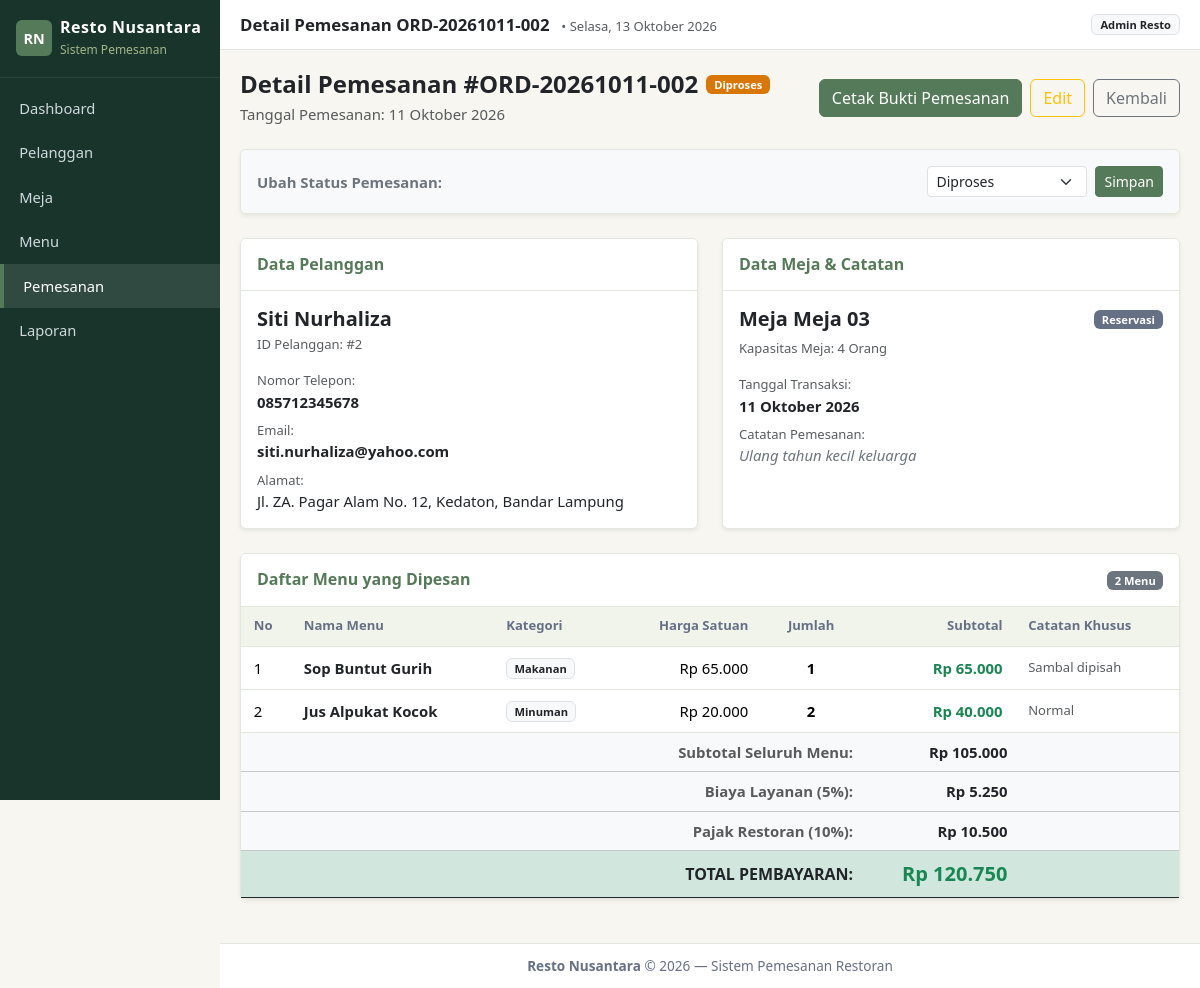
Screenshot of /index.php?page=pemesanan&action=detail&id=2 with the database file from the repository.
### tables this page shows
CREATE TABLE `pemesanan` (
  `id_pemesanan` INT AUTO_INCREMENT PRIMARY KEY,
  `kode_pemesanan` VARCHAR(25) NOT NULL UNIQUE,
  `id_pelanggan` INT NOT NULL,
  `id_meja` INT NOT NULL,
  `tanggal_pemesanan` DATE NOT NULL,
  `waktu_mulai` TIME NOT NULL,
  `waktu_selesai` TIME NOT NULL,
  `jumlah_orang` INT NOT NULL,
  `status_pemesanan` ENUM('Diproses', 'Selesai', 'Dibatalkan') NOT NULL DEFAULT 'Diproses',
  `total_harga` DECIMAL(14,2) NOT NULL DEFAULT 0.00,
  `catatan` TEXT DEFAULT NULL,
  `created_at` TIMESTAMP DEFAULT CURRENT_TIMESTAMP,
  `updated_at` TIMESTAMP DEFAULT CURRENT_TIMESTAMP ON UPDATE CURRENT_TIMESTAMP,
  CONSTRAINT `fk_pemesanan_pelanggan` 
    FOREIGN KEY (`id_pelanggan`) REFERENCES `pelanggan` (`id_pelanggan`) 
    ON DELETE RESTRICT ON UPDATE CASCADE,
  CONSTRAINT `fk_pemesanan_meja` 
    FOREIGN KEY (`id_meja`) REFERENCES `meja` (`id_meja`) 
    ON DELETE RESTRICT ON UPDATE CASCADE
);

CREATE TABLE `pelanggan` (
  `id_pelanggan` INT AUTO_INCREMENT PRIMARY KEY,
  `nama_pelanggan` VARCHAR(100) NOT NULL,
  `no_telepon` VARCHAR(20) NOT NULL,
  `email` VARCHAR(100) DEFAULT NULL,
  `alamat` VARCHAR(255) DEFAULT NULL,
  `created_at` TIMESTAMP DEFAULT CURRENT_TIMESTAMP
);

CREATE TABLE `meja` (
  `id_meja` INT AUTO_INCREMENT PRIMARY KEY,
  `nomor_meja` VARCHAR(20) NOT NULL UNIQUE,
  `kapasitas` INT NOT NULL,
  `status_meja` ENUM('Tersedia', 'Terisi', 'Reservasi', 'Perbaikan') NOT NULL DEFAULT 'Tersedia',
  `lokasi` VARCHAR(50) DEFAULT 'Indoor',
  `created_at` TIMESTAMP DEFAULT CURRENT_TIMESTAMP
);

CREATE TABLE `detail_pemesanan` (
  `id_detail` INT AUTO_INCREMENT PRIMARY KEY,
  `id_pemesanan` INT NOT NULL,
  `id_menu` INT NOT NULL,
  `jumlah` INT NOT NULL DEFAULT 1,
  `harga_satuan` DECIMAL(12,2) NOT NULL DEFAULT 0.00,
  `subtotal` DECIMAL(14,2) NOT NULL DEFAULT 0.00,
  `catatan_khusus` VARCHAR(255) DEFAULT NULL,
  CONSTRAINT `fk_detail_pemesanan` 
    FOREIGN KEY (`id_pemesanan`) REFERENCES `pemesanan` (`id_pemesanan`) 
    ON DELETE CASCADE ON UPDATE CASCADE,
  CONSTRAINT `fk_detail_menu` 
    FOREIGN KEY (`id_menu`) REFERENCES `menu` (`id_menu`) 
    ON DELETE RESTRICT ON UPDATE CASCADE
);

CREATE TABLE `menu` (
  `id_menu` INT AUTO_INCREMENT PRIMARY KEY,
  `nama_menu` VARCHAR(100) NOT NULL,
  `kategori` ENUM('Makanan', 'Minuman', 'Dessert', 'Paket') NOT NULL,
  `harga` DECIMAL(12,2) NOT NULL DEFAULT 0.00,
  `status_menu` ENUM('Tersedia', 'Habis') NOT NULL DEFAULT 'Tersedia',
  `deskripsi` TEXT DEFAULT NULL,
  `created_at` TIMESTAMP DEFAULT CURRENT_TIMESTAMP
);

### views/pemesanan/detail.php (the view, shortened to what the rows shown need)
<?php
require_once __DIR__ . '/../layout/header.php';
?>
<div class="d-flex flex-wrap justify-content-between align-items-center mb-4 gap-2">
    <div>
        <div class="d-flex align-items-center gap-2 mb-1">
            <h4 class="fw-bold mb-0">Detail Pemesanan #<?= e($pemesanan['kode_pemesanan']) ?></h4>
            <?= getStatusBadge($pemesanan['status_pemesanan']) ?>
        </div>
        <p class="text-muted mb-0">Tanggal Pemesanan: <?= formatTanggalIndonesia($pemesanan['tanggal_pemesanan']) ?></p>
    </div>
    <div class="d-flex gap-2">
        <a href="<?= baseUrl('index.php?page=pemesanan&action=cetakBukti&id=' . $pemesanan['id_pemesanan']) ?>" target="_blank" class="btn btn-primary">
            Cetak Bukti Pemesanan
        </a>
        <a href="<?= baseUrl('index.php?page=pemesanan&action=edit&id=' . $pemesanan['id_pemesanan']) ?>" class="btn btn-outline-warning">
            Edit
        </a>
        <a href="<?= baseUrl('index.php?page=pemesanan') ?>" class="btn btn-outline-secondary">
            Kembali
        </a>
    </div>
</div>
<div class="card shadow-sm mb-4">
    <div class="card-body p-3 bg-light rounded d-flex flex-wrap justify-content-between align-items-center gap-3">
        <div class="d-flex align-items-center gap-2">
            <span class="fw-semibold text-secondary">Ubah Status Pemesanan:</span>
        </div>
        <form method="POST" action="<?= baseUrl('index.php?page=pemesanan&action=updateStatus') ?>" class="d-flex align-items-center gap-2">
            <select name="status" class="form-select form-select-sm" style="min-width: 160px;">
                <option value="Diproses" <?= $pemesanan['status_pemesanan'] === 'Diproses' ? 'selected' : '' ?>>Diproses</option>
            </select>
            <button type="submit" class="btn btn-sm btn-primary">
                Simpan
            </button>
        </form>
    </div>
</div>
<div class="row g-4 mb-4">
    <div class="col-12 col-md-6">
        <div class="card h-100 shadow-sm">
            <div class="card-header bg-white py-3">
                <h6 class="fw-bold mb-0 text-primary">Data Pelanggan</h6>
            </div>
            <div class="card-body">
                <h5 class="fw-bold text-dark mb-1"><?= e($pemesanan['nama_pelanggan']) ?></h5>
                <p class="text-muted small mb-3">ID Pelanggan: #<?= $pemesanan['id_pelanggan'] ?></p>
                <div class="mb-2">
                    <span class="text-muted small d-block">Nomor Telepon:</span>
                    <span class="fw-semibold"><?= e($pemesanan['no_telepon']) ?></span>
                </div>
                <div class="mb-2">
                    <span class="text-muted small d-block">Email:</span>
                    <span class="fw-semibold"><?= !empty($pemesanan['email']) ? e($pemesanan['email']) : '-' ?></span>
                </div>
                <div>
                    <span class="text-muted small d-block">Alamat:</span>
                    <span><?= !empty($pemesanan['alamat']) ? e($pemesanan['alamat']) : '-' ?></span>
                </div>
            </div>
        </div>
    </div>
    <div class="col-12 col-md-6">
        <div class="card h-100 shadow-sm">
            <div class="card-header bg-white py-3">
                <h6 class="fw-bold mb-0 text-primary">Data Meja & Catatan</h6>
            </div>
            <div class="card-body">
                <div class="d-flex align-items-center justify-content-between mb-2">
                    <h5 class="fw-bold text-dark mb-0">Meja <?= e($pemesanan['nomor_meja']) ?></h5>
                    <?= getStatusBadge($pemesanan['status_meja']) ?>
                </div>
                <p class="text-muted small mb-3">Kapasitas Meja: <?= e($pemesanan['kapasitas']) ?> Orang</p>
                <div class="mb-2">
                    <span class="text-muted small d-block">Tanggal Transaksi:</span>
                    <span class="fw-bold text-dark"><?= formatTanggalIndonesia($pemesanan['tanggal_pemesanan']) ?></span>
                </div>
                <div class="mb-2">
                    <span class="text-muted small d-block">Catatan Pemesanan:</span>
                    <span class="fst-italic text-secondary"><?= !empty($pemesanan['catatan']) ? e($pemesanan['catatan']) : 'Tidak ada catatan.' ?></span>
                </div>
            </div>
        </div>
    </div>
</div>
<div class="card shadow-sm mb-4">
    <div class="card-header bg-white py-3 d-flex justify-content-between align-items-center">
        <h6 class="fw-bold mb-0 text-primary">Daftar Menu yang Dipesan</h6>
        <span class="badge bg-secondary"><?= count($pemesanan['items']) ?> Menu</span>
    </div>
    <div class="table-responsive">
        <table class="table table-hover align-middle mb-0">
            <thead class="table-light">
                <tr>
                    <th style="width: 50px;">No</th>
                    <th>Nama Menu</th>
                    <th>Kategori</th>
                    <th class="text-end">Harga Satuan</th>
                    <th class="text-center" style="width: 100px;">Jumlah</th>
                    <th class="text-end">Subtotal</th>
                    <th>Catatan Khusus</th>
                </tr>
            </thead>
            <tbody>
                <?php if (empty($pemesanan['items'])): ?>
                    <tr>
                        <td colspan="7" class="text-center py-4 text-muted">
                            Belum ada rincian menu untuk pemesanan ini. Menu dapat ditambahkan melalui tombol <strong>Edit</strong>.
                        </td>
                    </tr>
                <?php else: ?>
                    <?php $no = 1; foreach ($pemesanan['items'] as $item): ?>
                        <tr>
                            <td><?= $no++ ?></td>
                            <td class="fw-bold text-dark"><?= e($item['nama_menu']) ?></td>
                            <td><span class="badge bg-light text-dark border"><?= e($item['kategori']) ?></span></td>
                            <td class="text-end"><?= formatRupiah($item['harga_satuan']) ?></td>
                            <td class="text-center fw-bold"><?= e($item['jumlah']) ?></td>
                            <td class="text-end fw-bold text-success"><?= formatRupiah($item['subtotal']) ?></td>
                            <td class="small text-muted"><?= !empty($item['catatan_khusus']) ? e($item['catatan_khusus']) : '-' ?></td>
                        </tr>
                    <?php endforeach; ?>
                <?php endif; ?>
            </tbody>
            <tfoot class="table-light">
                <?php
                    $subtotalSemua = 0.00;
                    if (!empty($pemesanan['items'])) {
                        foreach ($pemesanan['items'] as $it) {
                            $subtotalSemua += (float)$it['subtotal'];
                        }
                    }
                    $financials = calculateOrderFinancials($subtotalSemua);
                ?>
                <tr>
                    <th colspan="5" class="text-end text-muted">Subtotal Seluruh Menu:</th>
                    <th class="text-end fw-bold text-dark"><?= formatRupiah($financials['subtotal']) ?></th>
                    <th></th>
                </tr>
                <tr>
                    <th colspan="5" class="text-end text-muted">Biaya Layanan (5%):</th>
                    <th class="text-end fw-semibold text-dark"><?= formatRupiah($financials['biaya_layanan']) ?></th>
                    <th></th>
                </tr>
                <tr>
                    <th colspan="5" class="text-end text-muted">Pajak Restoran (10%):</th>
                    <th class="text-end fw-semibold text-dark"><?= formatRupiah($financials['pajak']) ?></th>
                    <th></th>
                </tr>
                <tr class="table-success border-top border-dark">
                    <th colspan="5" class="text-end fs-6 text-dark">TOTAL PEMBAYARAN:</th>
                    <th class="text-end fs-5 text-success fw-bold"><?= formatRupiah($financials['total_pembayaran']) ?></th>
                    <th></th>
                </tr>
            </tfoot>
        </table>
    </div>
</div>
<?php require_once __DIR__ . '/../layout/footer.php'; ?>

### views/layout/navbar.php (shortened to what the rows shown need)
<div class="top-navbar">
    <div class="d-flex align-items-center gap-3">
        <div class="d-none d-sm-block">
            <span class="fw-bold" style="color:var(--color-text); font-size:1.05rem;"><?= e($pageTitle ?? 'Sistem Pemesanan Restoran') ?></span>
            <small class="text-muted ms-2">&bull; <?= formatTanggalIndonesia(date('Y-m-d'), true) ?></small>
        </div>
    </div>
    <div class="d-flex align-items-center gap-2">
        <span class="badge bg-light text-dark border px-2 py-1" style="font-weight:600;">
            Admin Resto
        </span>
    </div>
</div>

### config/helpers.php (shortened to what the rows shown need)
<?php
function baseUrl(string $path = ''): string {
    $scriptDir = str_replace('\\', '/', dirname($_SERVER['SCRIPT_NAME'] ?? ''));
    $base = rtrim($scriptDir, '/');
    if ($base === '' || $base === '.') {
        $base = '';
    }
    return $base . '/' . ltrim($path, '/');
}
function e($value): string {
    return htmlspecialchars((string)($value ?? ''), ENT_QUOTES, 'UTF-8');
}
function formatRupiah($angka, bool $denganDesimal = false): string {
    $num = (float)$angka;
    return 'Rp ' . number_format($num, 0, ',', '.');
}
function calculateOrderFinancials(float $subtotal): array {
    $subtotal = max(0.0, (float)$subtotal);
    $biayaLayanan = round($subtotal * 0.05, 2);
    $pajak = round($subtotal * 0.10, 2);
    $totalPembayaran = round($subtotal + $biayaLayanan + $pajak, 2);
    return [
        'subtotal'         => $subtotal,
        'biaya_layanan'    => $biayaLayanan,
        'pajak'            => $pajak,
        'total_pembayaran' => $totalPembayaran,
    ];
}
function formatTanggalIndonesia(?string $tanggal, bool $denganHari = false): string {
    $timestamp = strtotime($tanggal);
    $bulanIndo = [
        1 => 'Januari', 'Februari', 'Maret', 'April', 'Mei', 'Juni',
        'Juli', 'Agustus', 'September', 'Oktober', 'November', 'Desember'
    ];
    $hariIndo = [
        'Sunday' => 'Minggu', 'Monday' => 'Senin', 'Tuesday' => 'Selasa',
        'Wednesday' => 'Rabu', 'Thursday' => 'Kamis', 'Friday' => 'Jumat',
        'Saturday' => 'Sabtu'
    ];
    $d = date('j', $timestamp);
    $m = (int)date('n', $timestamp);
    $y = date('Y', $timestamp);
    $hasil = "$d " . ($bulanIndo[$m] ?? '') . " $y";
    if ($denganHari) {
        $hariInggris = date('l', $timestamp);
        $hari = $hariIndo[$hariInggris] ?? '';
        return "$hari, $hasil";
    }
    return $hasil;
}
function getStatusBadge(string $status): string {
    $styles = [
        'Diproses'     => 'background:#d97706; color:#fff;',
        'Selesai'      => 'background:#557A59; color:#fff;',
        'Dibatalkan'   => 'background:#dc2626; color:#fff;',
        'Tersedia'     => 'background:#557A59; color:#fff;',
        'Terisi'       => 'background:#dc2626; color:#fff;',
        'Perbaikan'    => 'background:#667085; color:#fff;',
        'Habis'        => 'background:#dc2626; color:#fff;',
    ];
    $style = $styles[$status] ?? 'background:#667085; color:#fff;';
    return '<span class="badge px-2 py-1" style="' . $style . '">' . e($status) . '</span>';
}

### rows the page displays
pemesanan: kode_pemesanan "Detail Pemesanan ORD-20261011-002", kode_pemesanan "ORD-20261011-002", status_pemesanan "Diproses Reservasi", tanggal_pemesanan "11 Oktober 2026", status "Diproses", id_pelanggan.nama_pelanggan "Siti Nurhaliza", id_pelanggan "2", id_pelanggan.no_telepon "085712345678", id_pelanggan.email "siti.nurhaliza@yahoo.com", id_pelanggan.alamat "Jl. ZA. Pagar Alam No. 12, Kedaton, Bandar Lampung", id_meja.nomor_meja "Meja 03", id_meja.kapasitas "4", catatan "Ulang tahun kecil keluarga"
detail_pemesanan: id_menu.nama_menu "Sop Buntut Gurih", id_menu.kategori "Makanan", harga_satuan "Rp 65.000", jumlah "1", subtotal "Rp 65.000", catatan_khusus "Sambal dipisah"
detail_pemesanan: id_menu.nama_menu "Jus Alpukat Kocok", id_menu.kategori "Minuman", harga_satuan "Rp 20.000", jumlah "2", subtotal "Rp 40.000", catatan_khusus "Normal"

### other values shown
count($pemesanan['items']) "2"
formatRupiah($financials['subtotal']) "Rp 105.000"
formatRupiah($financials['biaya_layanan']) "Rp 5.250"
formatRupiah($financials['pajak']) "Rp 10.500"
formatRupiah($financials['total_pembayaran']) "Rp 120.750"
